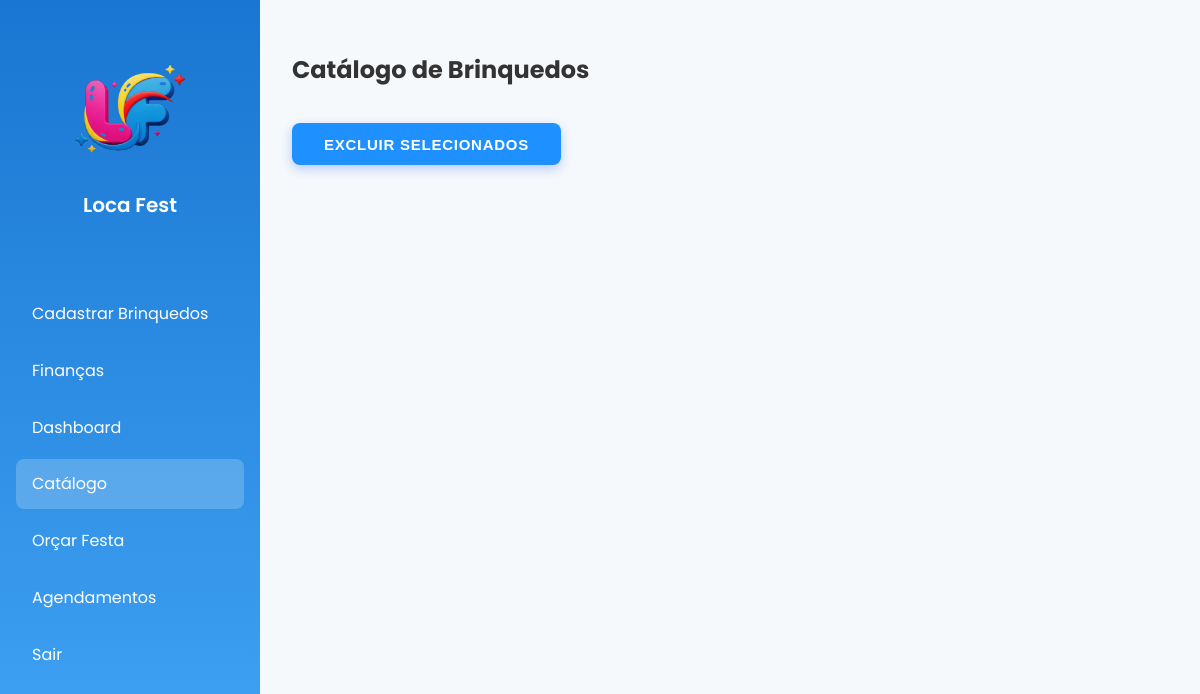
Before: /usuario (signed in) with the older database file.
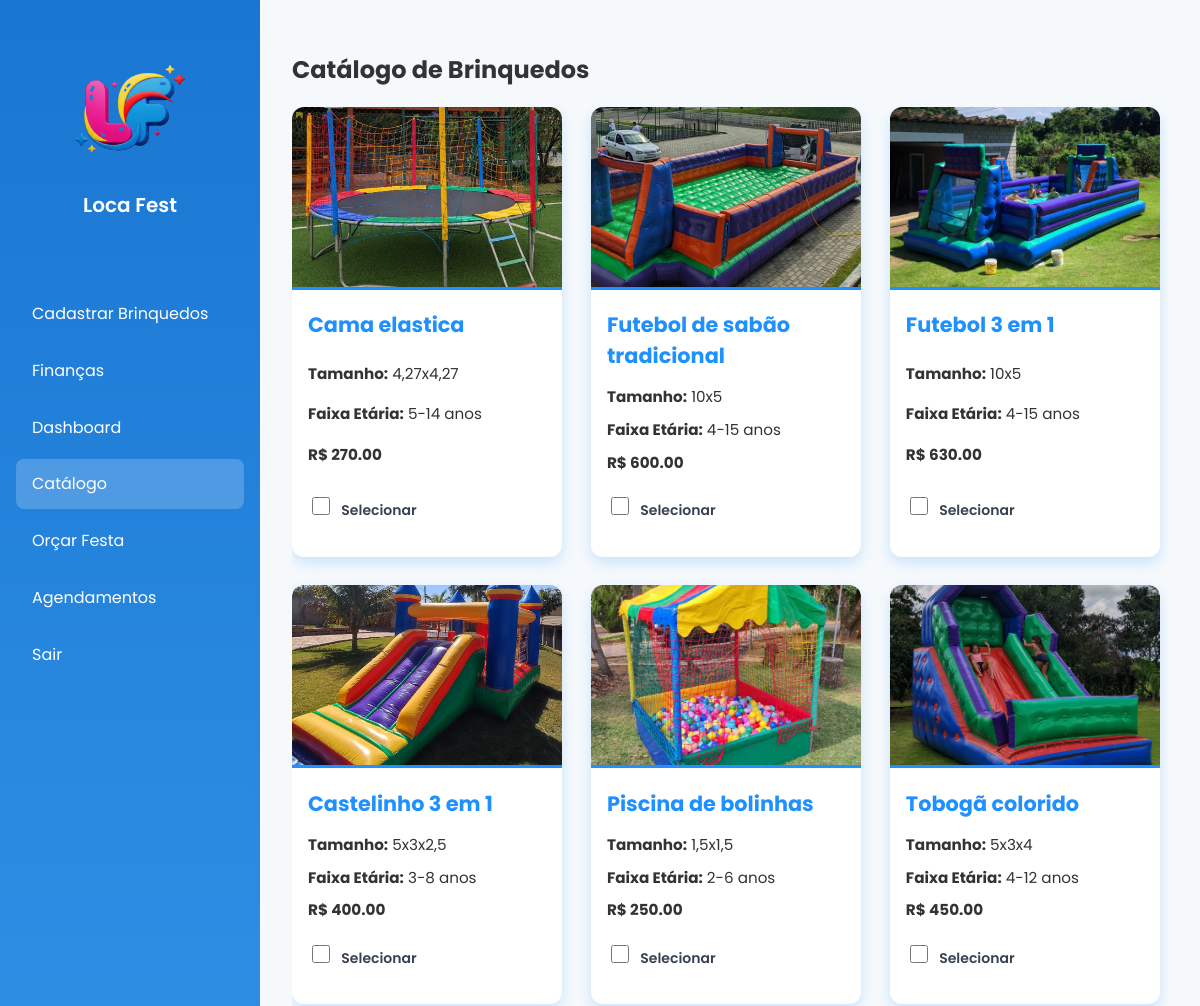
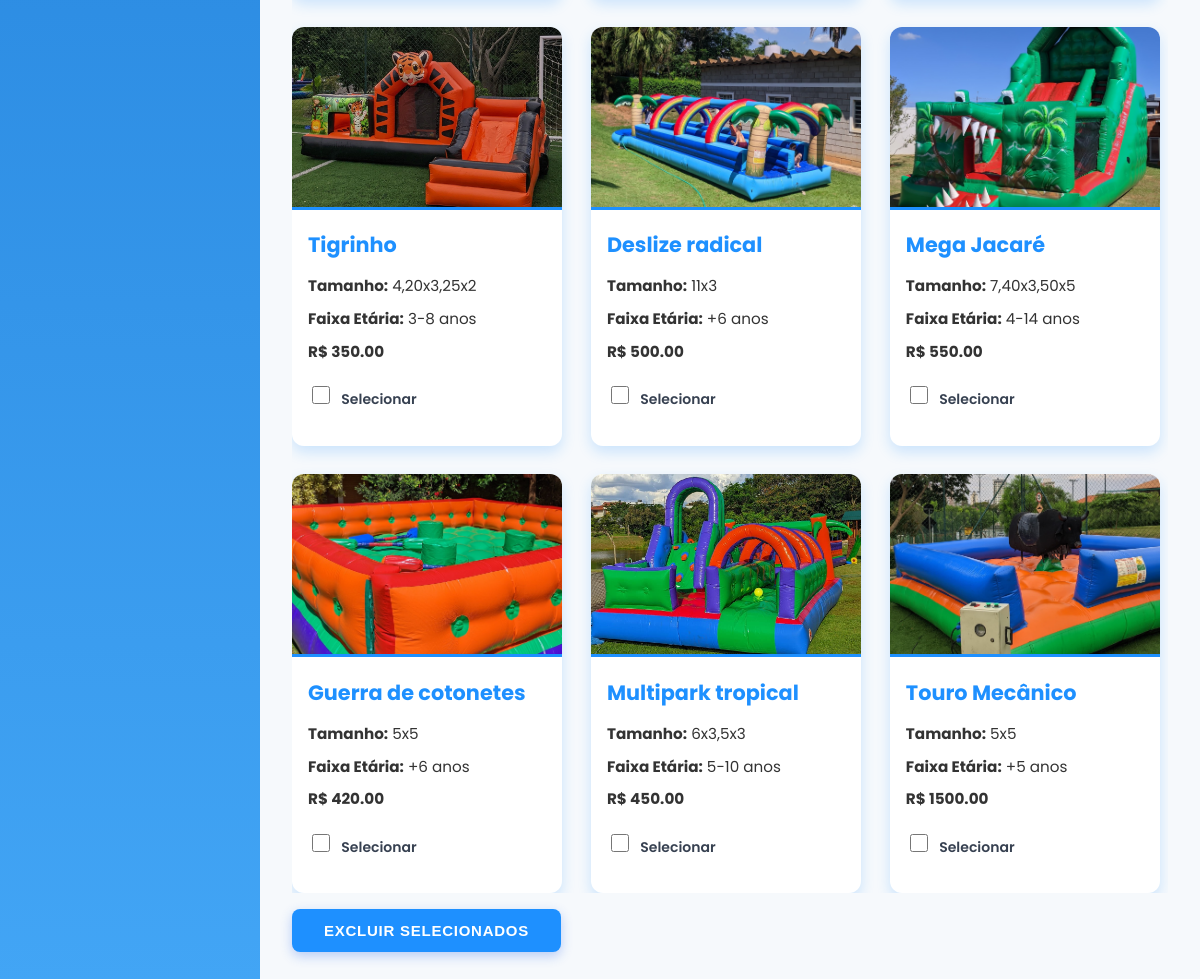
After: the same page with the newer database file (2 pictures, top to bottom).
### storage.py (models this page shows)
class Brinquedo(db.Model):
    id = db.Column(db.Integer, primary_key=True)
    nome = db.Column(db.String(100), nullable=False)
    tamanho = db.Column(db.String(50))
    preco = db.Column(db.Float, nullable=False)
    faixa_etaria = db.Column(db.String(50))
    caminho_imagem = db.Column(db.String(200))

### routes.py (the view)
@app.route('/usuario')
@login_required
@role_required('user', 'admin', 'empresa')
def pagina_usuario():
    brinquedos = Brinquedo.query.all()
    page_content = render_template('catalogo.html', brinquedos=brinquedos)
    return render_template(
        'home.html',
        active_page='usuario',
        page_title='Catálogo de Brinquedos',
        page_content=page_content
    )

### routes.py (called while the page is built)
def login_required(f):
    @wraps(f)
    def decorated(*args, **kwargs):
        if "user_id" not in session:
            return redirect("/login")
        return f(*args, **kwargs)
    return decorated

def role_required(*roles):
    def decorator(f):
        @wraps(f)
        def wrapper(*args, **kwargs):
            if "user_role" not in session or session["user_role"] not in roles:
                flash("Você não tem permissão para acessar esta área.", "error")
                return redirect("/")
            return f(*args, **kwargs)
        return wrapper
    return decorator

### templates/catalogo.html
<form method="post" action="/excluir_selecionados">
  <div class="catalogo-cards">
    {% for brinquedo in brinquedos %}
    <div class="card-brinquedo">
      <div class="imagem-wrapper">
        <img src="{{ url_for('static', filename='imagens/' ~ brinquedo.caminho_imagem) }}" alt="Imagem do brinquedo {{ brinquedo.nome }}">
      </div>
      <div class="info-brinquedo">
        <h3>{{ brinquedo.nome }}</h3>
        <p><strong>Tamanho:</strong> {{ brinquedo.tamanho }}</p>
        <p><strong>Faixa Etária:</strong> {{ brinquedo.faixa_etaria }}</p>
        <p class="preco">R$ {{ '%.2f'|format(brinquedo.preco) }}</p>
        <label>
          <input type="checkbox" name="selecionados" value="{{ brinquedo.id }}"> Selecionar
        </label>
      </div>
    </div>
    {% endfor %}
  </div>
  <button type="submit" class="btn">Excluir Selecionados</button>
</form>
</div>

### templates/home.html (shortened to what this page needs)
<!DOCTYPE html>
<html lang="pt-br">
<head>
    <link rel="stylesheet" href="{{ url_for('static', filename='style.css') }}">
</head>
<body>
    <div class="container">
        <aside class="sidebar">
            <div class="logo">
            <img src="{{ url_for('static', filename='imagens/logo.png') }}" alt="Logo Brinquedos Infláveis">
                <h1>Loca Fest</h1>
            </div>
           <nav>
    {% if session.get('user_role') in ['admin', 'empresa'] %}
        <a href="/cadastrar" class="{{ 'active' if active_page == 'cadastrar' else '' }}">Cadastrar Brinquedos</a>
        <a href="/financeiro" class="{{ 'active' if active_page == 'financeiro' else '' }}">Finanças</a>
        <a href="/dashboard" class="{{ 'active' if active_page == 'dashboard' else '' }}">Dashboard</a>
    {% endif %}
    {% if session.get('user_role') in ['user', 'admin', 'empresa'] %}
        <a href="/usuario" class="{{ 'active' if active_page == 'usuario' else '' }}">Catálogo</a>
        <a href="/orcamentos" class="{{ 'active' if active_page == 'orcamentos' else '' }}">Orçar Festa</a>
    {% endif %}
    {% if session.get('user_role') in ['monitor', 'admin', 'empresa'] %}
        <a href="/agendamentos" class="{{ 'active' if active_page == 'agendamentos' else '' }}">Agendamentos</a>
    {% endif %}
    <a href="/logout">Sair</a>
</nav>
        </aside>
        <main class="content">
            <header class="page-header">
                {% if active_page not in ['home', 'admin'] %}
                    <h2>{{ page_title }}</h2>
                {% endif %}
            </header>
            <section class="page-content">
                {{ page_content|safe }}
</body>
</html>

### static/style.css (style rules this page uses)
body { margin: 0; font-family: 'Poppins', sans-serif; background: #f6f9fc; color: #333; }
.container { display: flex; min-height: 100vh; }
.sidebar { width: 260px; background: linear-gradient(180deg, #1976d2, #42a5f5); color: white; padding: 2rem 1rem; display: flex; flex-direction: column; justify-content: flex-start; position: fixed; left: 0; top: 0; height: 100vh; box-sizing: border-box; }
.sidebar .logo { text-align: center; padding-bottom: 1rem; }
.sidebar .logo img { max-width: 150px; height: auto; display: block; margin: 0 auto; transition: transform 0.3s ease; cursor: pointer; }
.sidebar .logo h1 { margin-top: 0.5rem; color: white; font-weight: 600; font-size: 1.25rem; }
.sidebar nav { display: flex; flex-direction: column; margin-top: 2rem; }
.sidebar a { color: white; text-decoration: none; padding: 0.8rem 1rem; margin: 0.2rem 0; border-radius: 8px; transition: background 0.3s; }
.sidebar a:hover, .sidebar a.active { background: rgba(255, 255, 255, 0.2); }
.content { flex-grow: 1; margin-left: 260px; width: calc(100vw - 260px); height: 100vh; display: flex; flex-direction: column; overflow-y: auto; padding: 2rem; box-sizing: border-box; }
form label { display: block; margin-bottom: 16px; color: #374151; font-size: 14px; font-weight: 600; }
.btn { display: inline-block; background-color: #1E90FF; color: white; padding: 12px 30px; font-size: 15px; border: none; border-radius: 10px; cursor: pointer; font-weight: 700; text-transform: uppercase; letter-spacing: 0.05em; transition: background-color 0.3s ease, box-shadow 0.3s ease; margin-top: 15px; box-shadow: 0 4px 12px rgba(37, 99, 235, 0.3); }
.catalogo-cards { max-height: calc(100vh - 150px); overflow-y: auto; padding-right: 0.5rem; display: grid; gap: 1.8rem; grid-template-columns: repeat(auto-fit, minmax(250px, 1fr)); margin-bottom: 1rem; }
.card-brinquedo { background: white; border-radius: 12px; box-shadow: 0 6px 14px rgba(30, 144, 255, 0.2); transition: box-shadow 0.3s ease, transform 0.2s ease; display: flex; flex-direction: column; overflow: hidden; cursor: pointer; }
.imagem-wrapper { height: 180px; overflow: hidden; border-bottom: 3px solid #1E90FF; }
.imagem-wrapper img { width: 100%; height: 100%; object-fit: cover; transition: transform 0.4s ease; }
.info-brinquedo { padding: 1.2rem 1rem; flex-grow: 1; display: flex; flex-direction: column; justify-content: space-between; }
.info-brinquedo h3 { margin: 0 0 0.6rem 0; color: #1E90FF; font-weight: 700; font-size: 1.3rem; }
.info-brinquedo p { margin: 0.3rem 0; font-size: 0.95rem; color: #333; }
.preco { margin-top: 1rem; font-size: 1.2rem; font-weight: 700; color: #d32f2f; }
label { margin-top: 1rem; font-size: 0.9rem; display: flex; align-items: center; cursor: pointer; }
label input[type="checkbox"] { margin-right: 8px; width: 18px; height: 18px; cursor: pointer; }
form > .btn { align-self: flex-start; margin-top: auto; }
.btn { margin-top: 1.5rem; background-color: #1E90FF; color: white; border: none; padding: 0.8rem 2rem; border-radius: 8px; font-weight: 700; cursor: pointer; transition: background-color 0.3s ease; display: inline-block; }

Changed rows visible on the page:
added Brinquedo: caminho_imagem (picture), nome "Cama elastica", tamanho "4,27x4,27", faixa_etaria "5-14 anos", preco "270.00"
added Brinquedo: caminho_imagem (picture), nome "Futebol de sabão tradicional", tamanho "10x5", faixa_etaria "4-15 anos", preco "600.00"
added Brinquedo: caminho_imagem (picture), nome "Futebol 3 em 1", tamanho "10x5", faixa_etaria "4-15 anos", preco "630.00"
added Brinquedo: caminho_imagem (picture), nome "Castelinho 3 em 1", tamanho "5x3x2,5", faixa_etaria "3-8 anos", preco "400.00"
added Brinquedo: caminho_imagem (picture), nome "Piscina de bolinhas", tamanho "1,5x1,5", faixa_etaria "2-6 anos", preco "250.00"
added Brinquedo: caminho_imagem (picture), nome "Tobogã colorido", tamanho "5x3x4", faixa_etaria "4-12 anos", preco "450.00"
added Brinquedo: caminho_imagem+nome (picture), nome "Tigrinho", tamanho "4,20x3,25x2", faixa_etaria "3-8 anos", preco "350.00"
added Brinquedo: caminho_imagem (picture), nome "Deslize radical", tamanho "11x3", faixa_etaria "+6 anos", preco "500.00"
added Brinquedo: caminho_imagem (picture), nome "Mega Jacaré", tamanho "7,40x3,50x5", faixa_etaria "4-14 anos", preco "550.00"
added Brinquedo: caminho_imagem (picture), nome "Guerra de cotonetes", tamanho "5x5", faixa_etaria "+6 anos", preco "420.00"
added Brinquedo: caminho_imagem (picture), nome "Multipark tropical", tamanho "6x3,5x3", faixa_etaria "5-10 anos", preco "450.00"
added Brinquedo: caminho_imagem (picture), nome "Touro Mecânico", tamanho "5x5", faixa_etaria "+5 anos", preco "1500.00"
